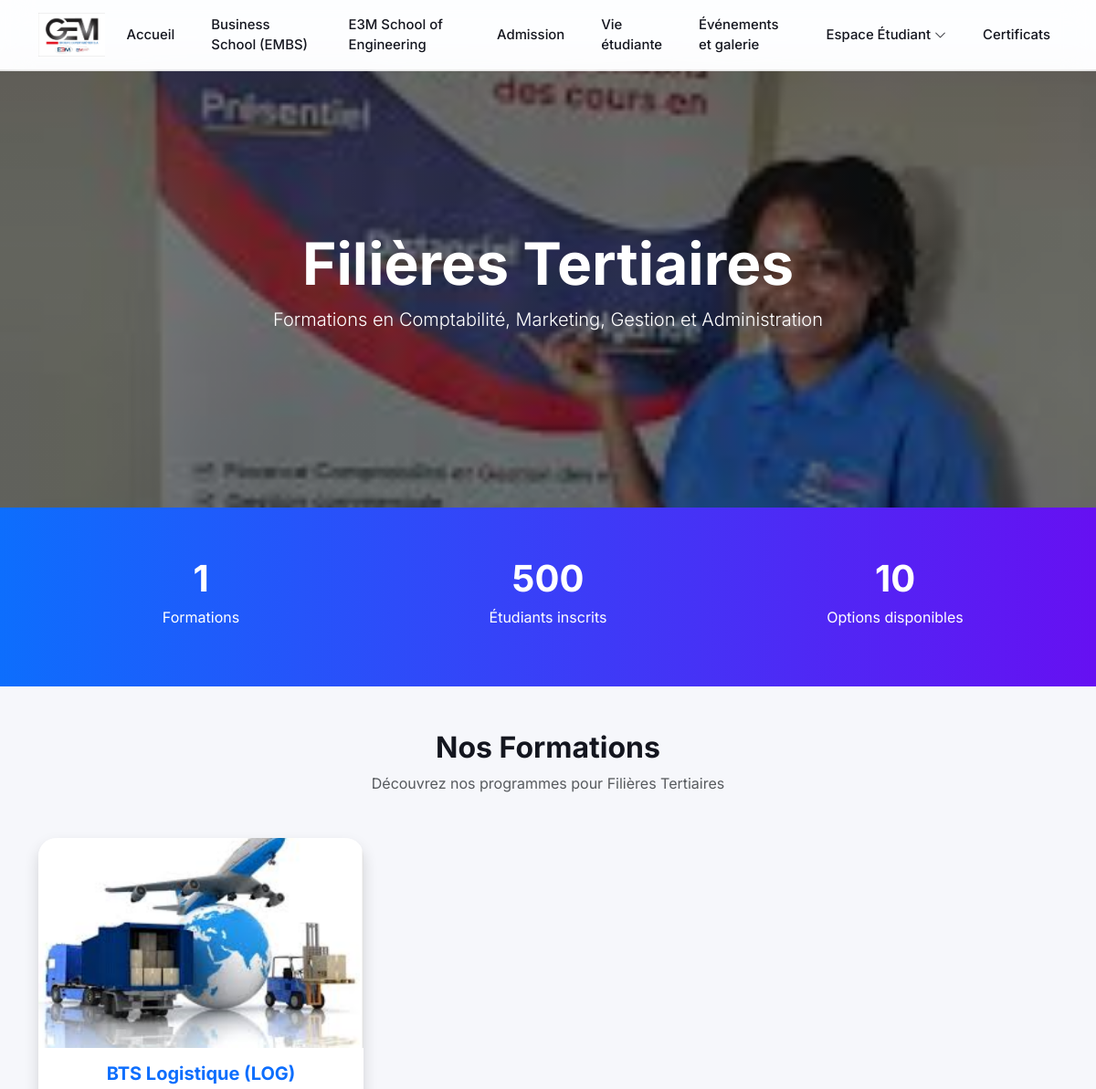
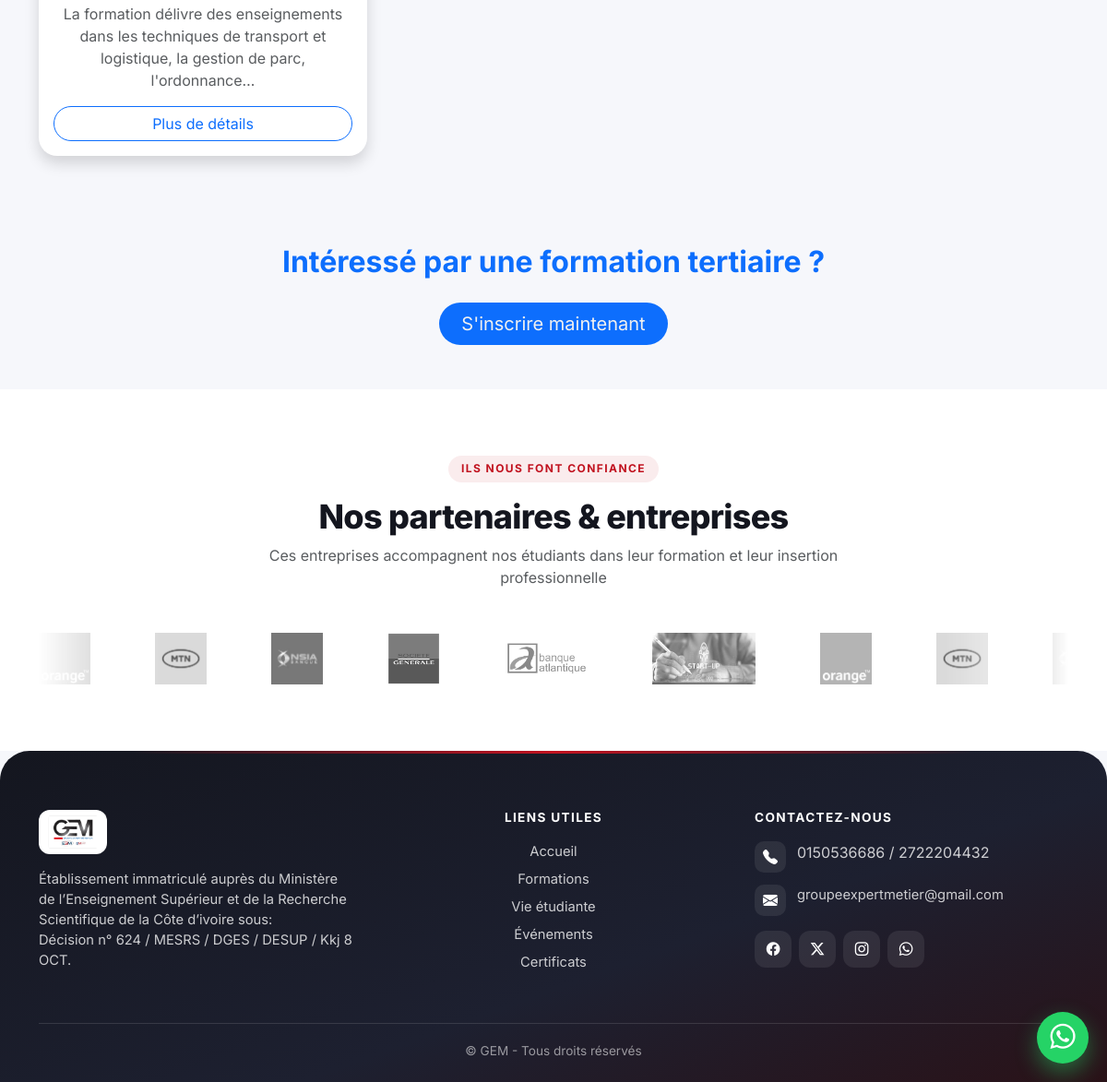
The page /filiere-tertiaires/ on the database its author committed (2 pictures, top to bottom).
### myapp/models.py (models this page shows, shortened)
class HomePage(models.Model):
    site_name = models.CharField(max_length=255)
    logo = models.ImageField(upload_to="logos/")
    welcome_titre = models.CharField(max_length=255)
    welcome_message = RichTextField(default="Bienvenue sur notre site")
    action1_message = models.CharField(max_length=255)
    action1_lien = models.CharField(max_length=255)
    action2_message = models.CharField(max_length=255)
    action2_lien = models.CharField(max_length=255)
    contact_message = RichTextField(default="Contactez-nous")
    about_message = RichTextField(default="Bienvenue sur notre site")
    footer_message = RichTextField(default="© 2025 – Tous droits réservés")
    footer_bouton_message = models.CharField(max_length=255, default="En savoir plus")
    class Meta:
        verbose_name = "Page d'accueil"
        verbose_name_plural = "Pages d'accueil"

class Formation(models.Model):
    titre = models.CharField(max_length=200, default="Formation par défaut")
    description = models.TextField()
    details = models.TextField(blank=True, null=True)
    type_filiere = models.CharField(
        max_length=50,
        choices=TYPE_FILIERE_CHOICES,
        default='bts'
    )
    image = models.ImageField(upload_to='formations/', blank=True, null=True)

### myapp/views.py (the view)
# urls.py: path('filiere-tertiaires/', views.filiere_tertiaires, name='formations_tertiaires'),
def filiere_tertiaires(request):
    tertiaires = Formation.objects.filter(type_filiere='tertiaire')
    return render(request, 'filiere_tertiaires.html', {'tertiaires': tertiaires})

### myapp/context_processors.py (called while the page is built)
def home_data(request):
    return {
        "home_data": HomePage.objects.first()
    }

### myapp/templates/filiere_tertiaires.html (shortened to what this page needs)
{% extends 'base.html' %}
{% load static %}
{% block content %}
<link href="https://unpkg.com/aos@2.3.4/dist/aos.css" rel="stylesheet">
<section class="hero">
  <div>
    <h1 class="display-3 fw-bold" data-aos="fade-up">
      Filières Tertiaires
    </h1>
    <p class="lead" data-aos="fade-up" data-aos-delay="200">
      Formations en Comptabilité, Marketing, Gestion et Administration
    </p>
  </div>
</section>
<section class="stats text-center py-5">
  <div class="container">
    <div class="row">
      <div class="col-md-4">
        <div class="stat-number" id="countFiliere">
          {{ tertiaires|length }}
        </div>
        <p>Formations</p>
      </div>
      <div class="col-md-4">
        <div class="stat-number" id="countStudents">
          500
        </div>
        <p>Étudiants inscrits</p>
      </div>
      <div class="col-md-4">
        <div class="stat-number" id="countOptions">
          10
        </div>
        <p>Options disponibles</p>
      </div>
    </div>
  </div>
</section>
<section class="container py-5">
  <div class="text-center mb-5">
    <h2 class="fw-bold">Nos Formations</h2>
    <p class="text-muted">Découvrez nos programmes pour Filières Tertiaires</p>
  </div>
  <div class="row g-4">
    {% for formation in tertiaires %}
    <div class="col-md-4" data-aos="zoom-in">
      <div class="card formation-card shadow">
        {% if formation.image %}
          <img src="{{ formation.image.url }}" alt="{{ formation.titre }}">
        {% else %}
          <img src="{% static 'images/formation.jpg' %}" alt="{{ formation.titre }}">
        {% endif %}
        <div class="card-body text-center d-flex flex-column">
          <h5 class="fw-bold text-primary">{{ formation.titre }}</h5>
          <p class="text-muted">{{ formation.description|truncatechars:120 }}</p>
          <button class="btn btn-outline-primary rounded-pill mt-auto" data-bs-toggle="modal"
            data-bs-target="#modal{{ forloop.counter }}">
            Plus de détails
          </button>
        </div>
      </div>
    </div>
    {% endfor %}
  </div>
</section>
<section class="cta-section text-center py-5">
  <h2 class="fw-bold" style="color: #0d6efd;">
    Intéressé par une formation tertiaire ?
  </h2>
  <a href="{% url 'preinscription' %}" class="btn btn-lg rounded-pill mt-3 px-4" style="background-color: #0d6efd; color: #f0f0f0; border: none;">
    S'inscrire maintenant
  </a>
</section>
{% endblock %}

### myapp/templates/base.html (shortened to what this page needs)
{% load static %}
<!DOCTYPE html>
<html lang="fr">
<head>
    <link href="https://cdn.jsdelivr.net/npm/bootstrap@5.3.3/dist/css/bootstrap.min.css" rel="stylesheet">
    <link rel="stylesheet" href="https://cdn.jsdelivr.net/npm/bootstrap-icons@1.11.3/font/bootstrap-icons.css">
    <link rel="stylesheet" href="https://cdnjs.cloudflare.com/ajax/libs/font-awesome/6.5.2/css/all.min.css">
    <link rel="stylesheet" href="https://cdn.jsdelivr.net/npm/aos@2.3.4/dist/aos.css">
    <link rel="stylesheet" href="https://cdn.jsdelivr.net/npm/swiper@11/swiper-bundle.min.css" />
    <link href="https://cdnjs.cloudflare.com/ajax/libs/lightbox2/2.11.4/css/lightbox.min.css" rel="stylesheet">
</head>
<body>
    <nav class="navbar navbar-expand-lg fixed-top">
        <div class="container">
            <a class="navbar-brand" href="/">
                {% if home_data.logo %}
                <img src="{{ home_data.logo.url }}" alt="{{ home_data.site_name }}">
                {% else %}
                {{ home_data.site_name }}
                {% endif %}
            </a>
            <div class="collapse navbar-collapse justify-content-end" id="mainNavbar">
                <ul class="navbar-nav align-items-lg-center gap-lg-4">
                    <li class="nav-item">
                        <a class="nav-link {% if request.resolver_match.url_name == 'home' %}active fw-bold{% endif %}"
                            href="{% url 'home' %}">Accueil</a>
                    </li>
                    <li class="nav-item">
                        <a class="nav-link {% if request.resolver_match.url_name == 'formations' %}active fw-bold{% endif %}"
                            href="{% url 'formations' %}">Business School (EMBS)</a>
                    </li>
                    <li class="nav-item">
                        <a class="nav-link {% if request.resolver_match.url_name == 'e3m_school' %}active fw-bold{% endif %}"
                            href="{% url 'e3m_school' %}">E3M School of Engineering</a>
                    </li>
                    <li class="nav-item">
                        <a class="nav-link {% if request.resolver_match.url_name == 'admission' %}active fw-bold{% endif %}"
                            href="{% url 'admission' %}">Admission</a>
                    </li>
                    <li class="nav-item">
                        <a class="nav-link {% if request.resolver_match.url_name == 'vie_associative' %}active fw-bold{% endif %}"
                            href="{% url 'vie_associative' %}">Vie étudiante</a>
                    </li>
                    <li class="nav-item">
                        <a class="nav-link {% if request.resolver_match.url_name == 'evenements' %}active fw-bold{% endif %}"
                            href="{% url 'evenements' %}">Événements et galerie</a>
                    </li>
                    <li class="nav-item dropdown">
                        <a class="nav-link dropdown-toggle {% if request.resolver_match.url_name == 'inscription' or request.resolver_match.url_name == 'preinscription' %}active fw-bold{% endif %}"
                            href="#" id="etudiantsDropdown" role="button" data-bs-toggle="dropdown"
                            aria-expanded="false">
                            Espace Étudiant <i class="bi bi-chevron-down small"></i>
                        </a>
                    </li>
                    <li class="nav-item">
                        <a class="nav-link {% if request.resolver_match.url_name == 'certificats' %}active fw-bold{% endif %}"
                            href="{% url 'certificats' %}">Certificats</a>
                    </li>
                </ul>
            </div>
        </div>
    </nav>
    {% block content %}
    {% endblock %}
    <section class="partners-section">
        <div class="container">
            <div class="text-center mb-5">
                <span class="gem-eyebrow">Ils nous font confiance</span>
                <h2>Nos partenaires &amp; entreprises</h2>
                <p class="text-muted mx-auto" style="max-width:640px;">
                    Ces entreprises accompagnent nos étudiants dans leur formation et leur insertion professionnelle
                </p>
            </div>
            <div class="logo-slider">
                <div class="logo-track">
                    <img src="{% static 'images/partners/p1o.png' %}" alt="Partenaire">
                    <img src="{% static 'images/partners/p2mt.png' %}" alt="Partenaire">
                    <img src="{% static 'images/partners/p3nsia.png' %}" alt="Partenaire">
                    <img src="{% static 'images/partners/p4sgbci.png' %}" alt="Partenaire">
                    <img src="{% static 'images/partners/p5antl.png' %}" alt="Partenaire">
                    <img src="{% static 'images/partners/p6star.jpg' %}" alt="Partenaire">
                    <img src="{% static 'images/partners/p1o.png' %}" alt="" aria-hidden="true">
                    <img src="{% static 'images/partners/p2mt.png' %}" alt="" aria-hidden="true">
                    <img src="{% static 'images/partners/p3nsia.png' %}" alt="" aria-hidden="true">
                </div>
            </div>
        </div>
    </section>
    <footer class="footer">
        <div class="container">
            <div class="row g-5">
                <div class="col-lg-4 text-center text-lg-start">
                    {% if home_data.logo %}
                    <img src="{{ home_data.logo.url }}" alt="Logo" height="48" class="mb-3"
                        style="background:#fff;border-radius:12px;padding:6px 10px;">
                    {% endif %}
                    <p class="mb-0">{{ home_data.footer_message|safe }}</p>
                </div>
                <div class="col-sm-6 col-lg-4 text-center text-sm-start text-lg-center">
                    <h6>Liens utiles</h6>
                    <ul class="list-unstyled footer-links mb-0">
                        <li class="mb-2"><a href="{% url 'home' %}">Accueil</a></li>
                        <li class="mb-2"><a href="{% url 'formations' %}">Formations</a></li>
                        <li class="mb-2"><a href="{% url 'vie_associative' %}">Vie étudiante</a></li>
                        <li class="mb-2"><a href="{% url 'evenements' %}">Événements</a></li>
                        <li class="mb-2"><a href="{% url 'certificats' %}">Certificats</a></li>
                    </ul>
                </div>
                <div class="col-sm-6 col-lg-4">
                    <h6>Contactez-nous</h6>
                    <div class="contact-item">
                        <i class="bi bi-telephone-fill"></i>
                        <span>0150536686 / 2722204432</span>
                    </div>
                    <div class="contact-item">
                        <i class="bi bi-envelope-fill"></i>
                        <a href="mailto:groupeexpertmetier@gmail.com">groupeexpertmetier@gmail.com</a>
                    </div>
                    <div class="social d-flex gap-2 mt-3">
                        <a href="https://www.facebook.com/share/p/14YeWXSMCHP/" target="_blank" rel="noopener"
                            aria-label="Facebook"><i class="bi bi-facebook"></i></a>
                        <a href="#" aria-label="X"><i class="bi bi-twitter-x"></i></a>
                        <a href="#" aria-label="Instagram"><i class="bi bi-instagram"></i></a>
                        <a href="https://wa.me/2250150536686" target="_blank" rel="noopener" class="wa"
                            aria-label="WhatsApp"><i class="bi bi-whatsapp"></i></a>
                    </div>
                </div>
            </div>
            <hr>
            <div class="text-center copyright">
                &copy; {{ home_data.site_name }} - Tous droits réservés
            </div>
        </div>
    </footer>
    <a href="https://wa.me/2250150536686" target="_blank" rel="noopener" class="wa-float" aria-label="WhatsApp">
        <i class="bi bi-whatsapp"></i>
    </a>
</body>
</html>

### myapp/templates/base.html (style rules this page uses)
:root { --gem-primary: #c1121f; --gem-primary-dark: #8b0d16; --gem-accent: #4b5cb8; --gem-ink: #14161f; --gem-muted: #6b7280; --gem-bg: #f6f7fb; --nav-h: 76px; }
html { scroll-behavior: smooth; }
body { background-color: var(--gem-bg); font-family: 'Inter', system-ui, -apple-system, 'Segoe UI', sans-serif; color: var(--gem-ink); padding-top: var(--nav-h); -webkit-font-smoothing: antialiased; }
.navbar { min-height: var(--nav-h); background: rgba(255, 255, 255, .82); backdrop-filter: blur(16px) saturate(160%); -webkit-backdrop-filter: blur(16px) saturate(160%); border-bottom: 1px solid rgba(20, 22, 31, .06); transition: box-shadow .3s ease, background .3s ease; padding: .5rem 0; }
.navbar-brand img { height: 48px; width: auto; transition: transform .3s ease; }
.navbar-brand { font-weight: 800; color: var(--gem-ink); }
.navbar-nav .nav-link { position: relative; font-weight: 500; font-size: .93rem; color: var(--gem-ink); padding: .5rem .2rem; transition: color .25s ease; }
.navbar-nav .nav-link::after { content: ""; position: absolute; left: 0; bottom: 0; width: 100%; height: 2px; border-radius: 2px; background: var(--gem-primary); transform: scaleX(0); transform-origin: left; transition: transform .3s ease; }
.navbar-nav .dropdown-toggle::after { display: none; }
.partners-section { background: #fff; overflow: hidden; padding: 4.5rem 0; }
.gem-eyebrow { display: inline-block; font-size: .75rem; font-weight: 700; letter-spacing: .12em; text-transform: uppercase; color: var(--gem-primary); background: rgba(193, 18, 31, .08); padding: .35rem .9rem; border-radius: 999px; margin-bottom: 1rem; }
.partners-section h2 { font-weight: 800; letter-spacing: -.02em; font-size: clamp(1.7rem, 3vw, 2.3rem); }
.logo-slider { overflow: hidden; position: relative; -webkit-mask-image: linear-gradient(90deg, transparent, #000 12%, #000 88%, transparent); mask-image: linear-gradient(90deg, transparent, #000 12%, #000 88%, transparent); }
.logo-track { display: flex; align-items: center; gap: 70px; width: max-content; animation: scrollLogos 30s linear infinite; }
.logo-track img { height: 56px; width: auto; opacity: .65; filter: grayscale(100%); transition: all .3s ease; }
.footer { position: relative; background: linear-gradient(160deg, #14161f 0%, #1d2030 60%, #2a1218 100%); color: rgba(255, 255, 255, .78); padding: 4rem 0 1.5rem; border-top-left-radius: 32px; border-top-right-radius: 32px; }
.footer::before { content: ""; position: absolute; top: 0; left: 12%; right: 12%; height: 3px; border-radius: 3px; background: linear-gradient(90deg, transparent, var(--gem-primary), transparent); }
.footer h6 { color: #fff; font-weight: 700; font-size: .85rem; letter-spacing: .1em; text-transform: uppercase; margin-bottom: 1.1rem; }
.footer p, .footer li, .footer a { font-size: .92rem; }
.footer a { color: rgba(255, 255, 255, .78); text-decoration: none; transition: color .2s ease, padding-left .2s ease; }
.footer .contact-item { display: flex; align-items: flex-start; gap: .75rem; margin-bottom: .8rem; }
.footer .contact-item i { width: 34px; height: 34px; flex: 0 0 34px; display: flex; align-items: center; justify-content: center; border-radius: 10px; background: rgba(255, 255, 255, .08); color: #fff; }
.footer .social a { width: 40px; height: 40px; display: inline-flex; align-items: center; justify-content: center; border-radius: 12px; background: rgba(255, 255, 255, .08); color: #fff; transition: transform .25s ease, background .25s ease; }
.footer hr { border-color: rgba(255, 255, 255, .12); margin: 2.5rem 0 1.2rem; opacity: 1; }
.footer .copyright { font-size: .85rem; color: rgba(255, 255, 255, .55); }
.wa-float { position: fixed; right: 20px; bottom: 20px; z-index: 1040; width: 56px; height: 56px; border-radius: 50%; display: flex; align-items: center; justify-content: center; background: #25D366; color: #fff; font-size: 1.7rem; box-shadow: 0 10px 25px rgba(37, 211, 102, .45); transition: transform .25s ease; }

### rows shown on the page
HomePage: logo (picture), footer_message "Établissement immatriculé auprès du Ministère de l’Enseignement Supérieur et de la Recherche Scientifique de la Côte d’ivoire sous: Décision n° 624 / MESRS / DGES / DESUP / Kkj 8 OCT.", site_name "GEM"
Formation: image (picture), titre "BTS Logistique (LOG)", description "La formation délivre des enseignements dans les techniques de transport et logistique, la gestion de parc, l'ordonnance…"

### other values the page prints
{{ tertiaires|length }} "1"
